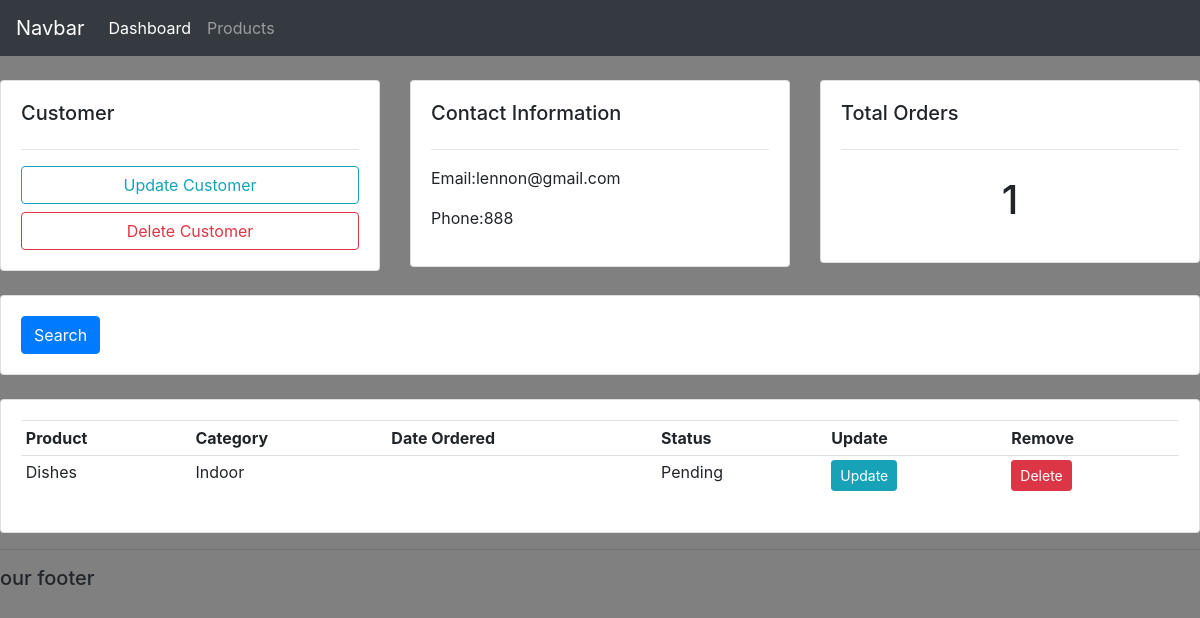
/customer/4/, run on the app's committed database.
### accounts/models.py (models this page shows, shortened)
class Customer(models.Model):
    name = models.CharField(max_length=200, null=True)
    phone = models.CharField(max_length=200, null=True)
    email = models.CharField(max_length=200, null=True)
    date_created = models.DateTimeField(auto_now_add=True)

class Order(models.Model):
    STATUS = (
        ('Pending','Pending'),
        ('Out for delivery','Out for delivery'),
        ('Delivered','Delivered'),
        )
    customer = models.ForeignKey(Customer,null=True,on_delete=models.SET_NULL)
    product = models.ForeignKey(Product,null=True,on_delete=models.SET_NULL)
    date_created = models.DateTimeField(auto_now_add=True, null=True)
    status = models.CharField(max_length=200, null=True,choices=STATUS)

class Product(models.Model):
    CATEGORY=(
        ('Indoor','Indoor'),
        ('Outdoor','Outdoor'),
    )
    name = models.CharField(max_length=200, null=True)
    price = models.FloatField(null=True)
    category = models.CharField(max_length=200, null=True, choices=CATEGORY)
    description= models.CharField(max_length=200, null=True, blank = True)
    date_created = models.DateTimeField(auto_now_add=True)
    tags = models.ManyToManyField(Tag)
    def __str__(self):
        return self.name

### accounts/views.py (the view)
# urls.py: path('customer/<str:pk_test>/', views.customer, name='customer'),
def customer(request,pk_test):
    customer = Customer.objects.get(id=pk_test)
    orders = customer.order_set.all()
    order_count= orders.count()
    context = {'customer':customer, 'orders': orders,'order_count':order_count}
    return render(request, 'accounts/customer.html',context)

### accounts/templates/accounts/customer.html
{% extends "accounts/main.html" %}
{% block content%}
<br>
<div class="row">
    <div class="col-md">
        <div class="card card-body">
            <h5>Customer</h5>
            <hr>
            <a class="btn btn-outline-info btn-sml btn-block" href="">Update Customer</a>
            <a class="btn btn-outline-danger btn-sml btn-block" href="">Delete Customer</a>
        </div>
    </div>
    <div class="col-md">
        <div class="card card-body">
            <h5>Contact Information</h5>
            <hr>
            <p>Email:{{customer.email}}</p>
            <p>Phone:{{customer.phone}}</p>
        </div>
    </div>
    <div class="col-md">
        <div class="card card-body">
            <h5>Total Orders</h5>
            <hr>
            <h1 style="text-align: center;padding: 10px">{{order_count}}</h1>
        </div>
    </div>
</div>
<br>
<div class="row">
    <div class="col">
        <div class="card card-body">
            <form method="get">
                <button class="btn btn-primary" type="submit">Search</button>
            </form>
        </div>
    </div>
</div>
<br>
<div class="row">
    <div class="col-md">
        <div class="card card-body">
            <table class="table table-sm">
                <tr>
                    <th>Product</th>
                    <th>Category</th>
                    <th>Date Ordered</th>
                    <th>Status</th>
                    <th>Update</th>
                    <th>Remove</th>
                </tr>
                {% for order in orders %}
                <td>{{order.product}}</td>
                <td>{{order.product.category}}</td>
                <td>{{order.date.created}}</td>
                <td>{{order.status}}</td>
                <td><a class="btn btn-sm btn-info" href="{% url 'update_order' order.id %}">Update</a></td>
                <td><a class="btn btn-sm btn-danger" href="{% url 'delete_order' order.id %}">Delete</a></td>
                {% endfor %}
            </table>
        </div>
    </div>
</div>
{% endblock %}

### static/css/main.css (style rules this page uses)
body { background-color:grey; }

### data on the page
Customer: email "lennon@gmail.com", phone "888"
Order: product "Dishes", product.category "Indoor", status "Pending"

### other printed values
{{ order_count }} "1"
